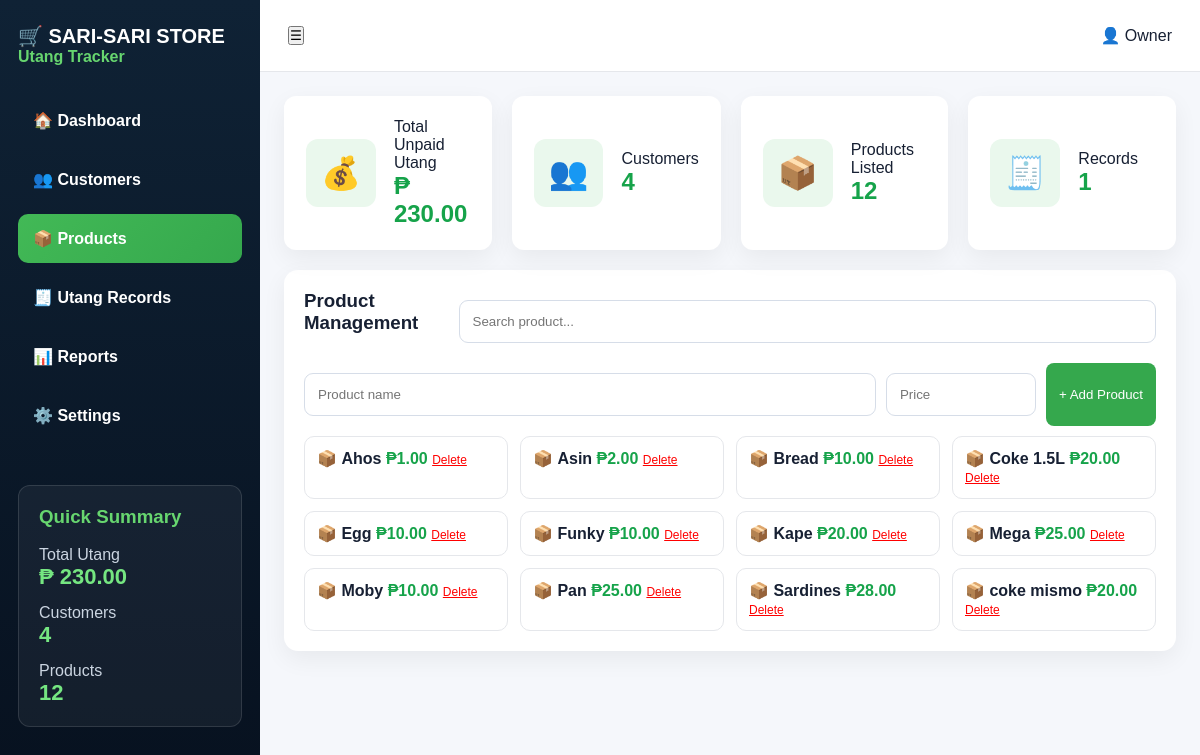
Page /products on the committed database.
### tables this page shows
CREATE TABLE products (
        id INTEGER PRIMARY KEY AUTOINCREMENT,
        name TEXT NOT NULL,
        price REAL NOT NULL
    );

### app.py (the view)
@app.route("/products")
def products_page():
    return render_template("index.html", **get_common_data("products"))

### app.py (called while the page is built)
def get_db():
    return sqlite3.connect("database.db")

def get_customers(cursor):
    cursor.execute("""
        SELECT customers.id, customers.name,
        COALESCE(SUM(
            CASE WHEN utang.status='UNPAID' THEN utang.total ELSE 0 END
        ), 0)
        FROM customers
        LEFT JOIN utang ON customers.id = utang.customer_id
        GROUP BY customers.id, customers.name
        ORDER BY customers.id DESC
    """)
    return cursor.fetchall()

### templates/index.html (shortened to what this page needs)
<!DOCTYPE html>
<html lang="en">
<head>
  <link rel="stylesheet" href="{{ url_for('static', filename='style.css') }}">
</head>
<body>
<div class="app">
  <aside class="sidebar">
    <h2>🛒 SARI-SARI STORE</h2>
    <p>Utang Tracker</p>
    <nav>
      <a href="/" class="{% if page == 'dashboard' %}active{% endif %}">🏠 Dashboard</a>
      <a href="/customers" class="{% if page == 'customers' %}active{% endif %}">👥 Customers</a>
      <a href="/products" class="{% if page == 'products' %}active{% endif %}">📦 Products</a>
      <a href="/records" class="{% if page == 'records' %}active{% endif %}">🧾 Utang Records</a>
      <a href="/reports" class="{% if page == 'reports' %}active{% endif %}">📊 Reports</a>
      <a href="/settings" class="{% if page == 'settings' %}active{% endif %}">⚙️ Settings</a>
    </nav>
    <div class="summary">
      <h3>Quick Summary</h3>
      <p>Total Utang</p>
      <strong>₱ {{ "%.2f"|format(total_utang) }}</strong>
      <p>Customers</p>
      <strong>{{ customers|length }}</strong>
      <p>Products</p>
      <strong>{{ products|length }}</strong>
    </div>
  </aside>
  <main class="main">
    <header class="topbar">
      <button>☰</button>
      <div>👤 Owner</div>
    </header>
    <section class="cards">
      <div class="stat">
        <span>💰</span>
        <div>
          <p>Total Unpaid Utang</p>
          <h2>₱ {{ "%.2f"|format(total_utang) }}</h2>
        </div>
      </div>
      <div class="stat">
        <span>👥</span>
        <div>
          <p>Customers</p>
          <h2>{{ customers|length }}</h2>
        </div>
      </div>
      <div class="stat">
        <span>📦</span>
        <div>
          <p>Products Listed</p>
          <h2>{{ products|length }}</h2>
        </div>
      </div>
      <div class="stat">
        <span>🧾</span>
        <div>
          <p>Records</p>
          <h2>{{ all_records|length }}</h2>
        </div>
      </div>
    </section>
    {% if page == "products" %}
    <section class="products">
      <div class="products-head">
        <h3>Product Management</h3>
        <input type="text" id="productSearch" placeholder="Search product...">
      </div>
      <form action="/add-product" method="POST" class="product-form">
        <input type="text" name="name" placeholder="Product name" required>
        <input type="number" name="price" placeholder="Price" step="0.01" required>
        <button class="green-btn" type="submit">+ Add Product</button>
      </form>
      <div class="product-list">
        {% for product in products %}
          <div class="product product-item">
            📦 <b>{{ product[1] }}</b>
            <span>₱{{ "%.2f"|format(product[2]) }}</span>
            <a href="/delete-product/{{ product[0] }}"
               onclick="return confirm('Delete this product?')"
               class="delete-product">
              Delete
            </a>
          </div>
        {% endfor %}
      </div>
    </section>
    {% endif %}
  </main>
</div>
</body>
</html>

### static/style.css (style rules this page uses)
* { margin: 0; padding: 0; box-sizing: border-box; font-family: Arial, sans-serif; }
body { background: #f5f7fb; color: #172033; }
.app { display: grid; grid-template-columns: 260px 1fr; min-height: 100vh; }
.sidebar { background: linear-gradient(180deg, #0f2235, #07111f); color: white; padding: 24px 18px; }
.sidebar h2 { font-size: 20px; }
.sidebar > p { color: #67d66f; margin-bottom: 30px; font-weight: bold; }
.sidebar nav { display: grid; gap: 10px; }
.sidebar nav a { padding: 15px; border-radius: 10px; color: #dce7f3; font-weight: bold; }
.sidebar nav a.active, .sidebar nav a:hover { background: linear-gradient(135deg, #42b956, #35a84d); color: white; }
.summary { margin-top: 45px; padding: 20px; border: 1px solid rgba(255,255,255,0.12); border-radius: 12px; background: rgba(255,255,255,0.05); }
.summary h3 { color: #67d66f; margin-bottom: 18px; }
.summary p { color: #cbd5e1; margin-top: 14px; }
.summary strong { color: #75e681; font-size: 22px; }
.main { padding: 0 24px 24px; }
.topbar { height: 72px; background: white; margin: 0 -24px 24px; padding: 0 28px; display: flex; align-items: center; justify-content: space-between; border-bottom: 1px solid #e5e7eb; }
.cards { display: grid; grid-template-columns: repeat(4, 1fr); gap: 20px; margin-bottom: 20px; }
.stat { background: white; padding: 22px; border-radius: 12px; display: flex; gap: 18px; align-items: center; box-shadow: 0 8px 25px rgba(0,0,0,0.06); }
.stat span { font-size: 32px; background: #eaf8ed; padding: 15px; border-radius: 12px; }
.stat h2 { color: #16a34a; }
.customer-panel, .details, .form-card, .products { background: white; border-radius: 14px; padding: 20px; box-shadow: 0 8px 25px rgba(0,0,0,0.06); }
input, select { width: 100%; padding: 13px; border: 1px solid #d6dde8; border-radius: 9px; margin: 10px 0; }
.green-btn { background: #35a84d; color: white; border: none; padding: 13px; border-radius: 8px; cursor: pointer; }
.products-head { display: flex; justify-content: space-between; }
.product-list { display: grid; grid-template-columns: repeat(4, 1fr); gap: 12px; }
.product { border: 1px solid #e5e7eb; padding: 12px; border-radius: 10px; }
.product span { color: #16a34a; font-weight: bold; }
.product-form { display: grid; grid-template-columns: 1fr 150px auto; gap: 10px; margin: 10px 0; }
.delete-product { color: red; font-size: 12px; }
.sidebar nav a { text-decoration: none; color: white; }

### rows in the picture
products: name "Ahos", price "1.00"
products: name "Asin", price "2.00"
products: name "Bread", price "10.00"
products: name "Coke 1.5L", price "20.00"
products: name "Egg", price "10.00"
products: name "Funky", price "10.00"
products: name "Kape", price "20.00"
products: name "Mega", price "25.00"
products: name "Moby", price "10.00"
products: name "Pan", price "25.00"
products: name "Sardines", price "28.00"
products: name "coke mismo", price "20.00"

### other values in the picture
{{ "%.2f"|format(total_utang) }} "230.00"
{{ customers|length }} "4"
{{ products|length }} "12"
{{ all_records|length }} "1"
